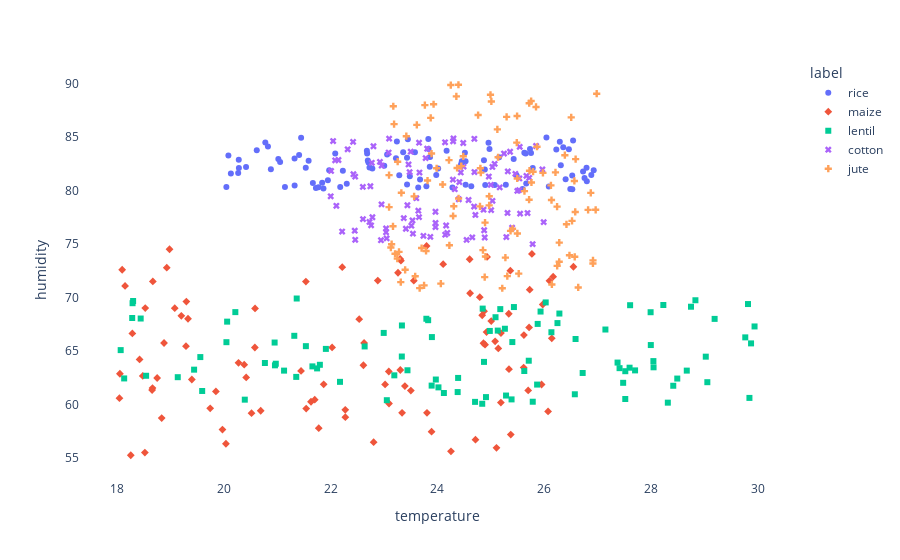

The notebook cell this image was saved under:
### Markdown cell above
#### Scatter Plot for crops based on temperature and humidity

### Code cell
crop_scatter = crop[(crop['label']=='rice') | 
                      (crop['label']=='jute') | 
                      (crop['label']=='cotton') |
                     (crop['label']=='maize') |
                     (crop['label']=='lentil')]

fig = px.scatter(crop_scatter, x="temperature", y="humidity", color="label", symbol="label")
fig.update_layout(plot_bgcolor='white')
fig.update_xaxes(showgrid=False)
fig.update_yaxes(showgrid=False)
fig.show()
